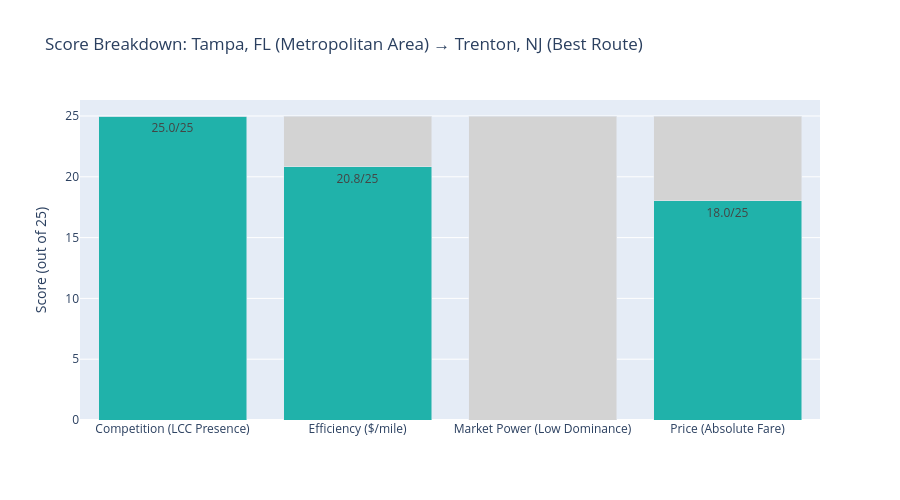

Here is the notebook cell this chart was saved with:
### Markdown cell above
### Score Components Breakdown

### Code cell
# Analyze score components for top routes
top_route = best_routes.iloc[0]['route']
top_route_data = df_scored[df_scored['route'] == top_route].iloc[0]

components = pd.DataFrame({
    'Component': ['Competition\n(LCC Presence)', 'Efficiency\n($/mile)', 'Market Power\n(Low Dominance)', 'Price\n(Absolute Fare)'],
    'Score': [top_route_data['competition_score'], 
              top_route_data['efficiency_score'],
              top_route_data['market_score'],
              top_route_data['price_score']],
    'Max': [25, 25, 25, 25]
})

fig = go.Figure()
fig.add_trace(go.Bar(name='Score', x=components['Component'], y=components['Score'], 
                     text=components['Score'], texttemplate='%{text:.1f}/25',
                     marker_color='lightseagreen'))
fig.add_trace(go.Bar(name='Remaining', x=components['Component'], 
                     y=components['Max'] - components['Score'],
                     marker_color='lightgray'))

fig.update_layout(barmode='stack', 
                  title=f'Score Breakdown: {top_route} (Best Route)',
                  yaxis_title='Score (out of 25)',
                  height=500,
                  showlegend=False)
fig.show()

print(f"\n Best Route: {top_route}")
print(f"   Total Score: {top_route_data['affordability_score']:.1f}/100")
print(f"   Average Fare: ${top_route_data['fare']:.2f}")
print(f"   LCC Market Share: {top_route_data['lf_ms']:.1%}")
print(f"   Price per Mile: ${top_route_data['price_per_mile']:.3f}")

### Figure 1 — Plotly figure (JSON) as saved in the notebook; plotly's stock layout.template omitted (floating-point values rounded to 4 significant figures)
{"data": [{"marker": {"color": "lightseagreen"}, "name": "Score", "text": [25.0, 20.85, 0.0, 18.04], "texttemplate": "%{text:.1f}/25", "type": "bar", "x": ["Competition\n(LCC Presence)", "Efficiency\n($/mile)", "Market Power\n(Low Dominance)", "Price\n(Absolute Fare)"], "y": [25.0, 20.85, 0.0, 18.04]}, {"marker": {"color": "lightgray"}, "name": "Remaining", "type": "bar", "x": ["Competition\n(LCC Presence)", "Efficiency\n($/mile)", "Market Power\n(Low Dominance)", "Price\n(Absolute Fare)"], "y": [0.0, 4.155, 25.0, 6.961]}], "layout": {"barmode": "stack", "height": 500, "showlegend": false, "title": {"text": "Score Breakdown: Tampa, FL (Metropolitan Area) → Trenton, NJ (Best Route)"}, "yaxis": {"title": {"text": "Score (out of 25)"}}}}
